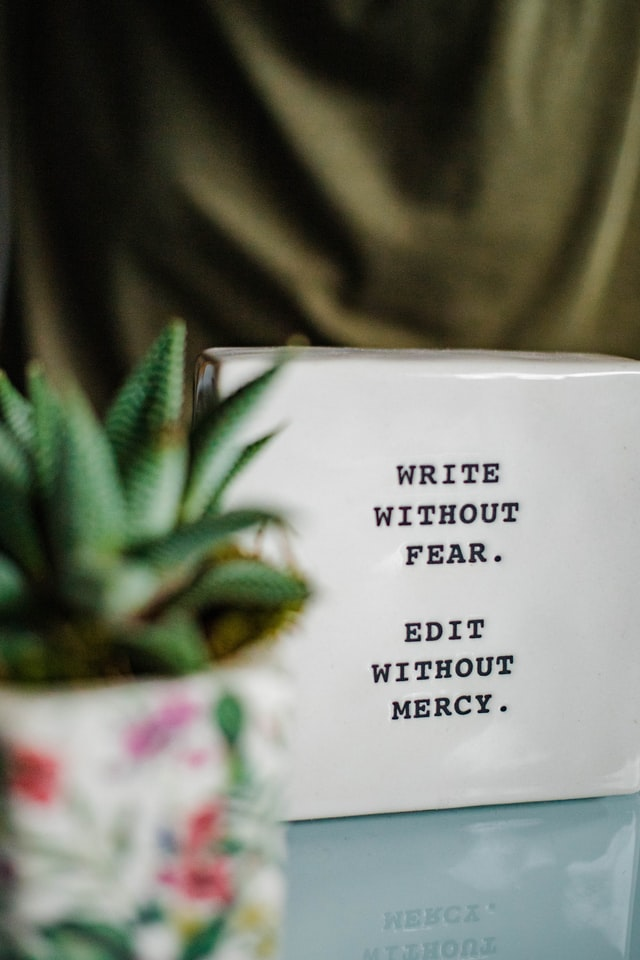
#> input picture code_9/writing.jpg, 640 x 960 px
$ python morphological_operation.py
#> lines starting #> are read from the running program, lines starting #| are printed output that depends on the picture; after the words box and inside, x2 and y2 are one past the last pixel; in counts of white or black regions, pixels touching at a corner belong together
import matplotlib.pyplot as plt
import numpy as np
import cv2 as cv

def main():
    img_path = "./writing.jpg"
    print(img_path)

    img_rgb = plt.imread(img_path)
#> img_rgb is the input picture: shape (960, 640, 3); mean R, G, B 115, 118.1, 106.1
    print(img_rgb.shape)
#| (960, 640, 3)

    img_gray = cv.cvtColor(img_rgb, cv.COLOR_RGB2GRAY)
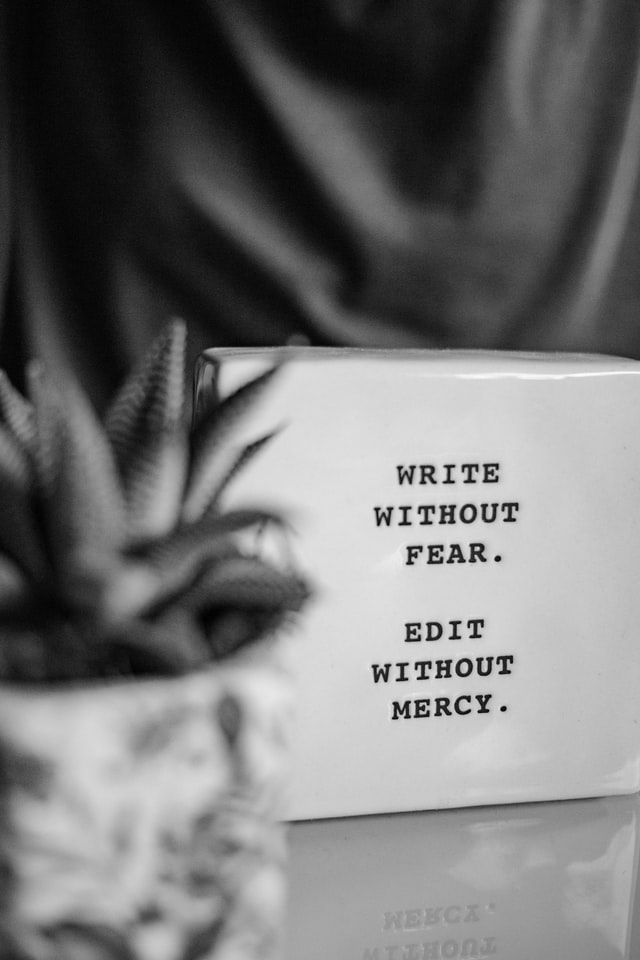
#> img_gray: shape (960, 640); min 0, max 253, mean 115.8
    print(img_gray.shape)
#| (960, 640)

    img_binary = cv.threshold(img_gray, 127, 255, cv.THRESH_BINARY)[1]
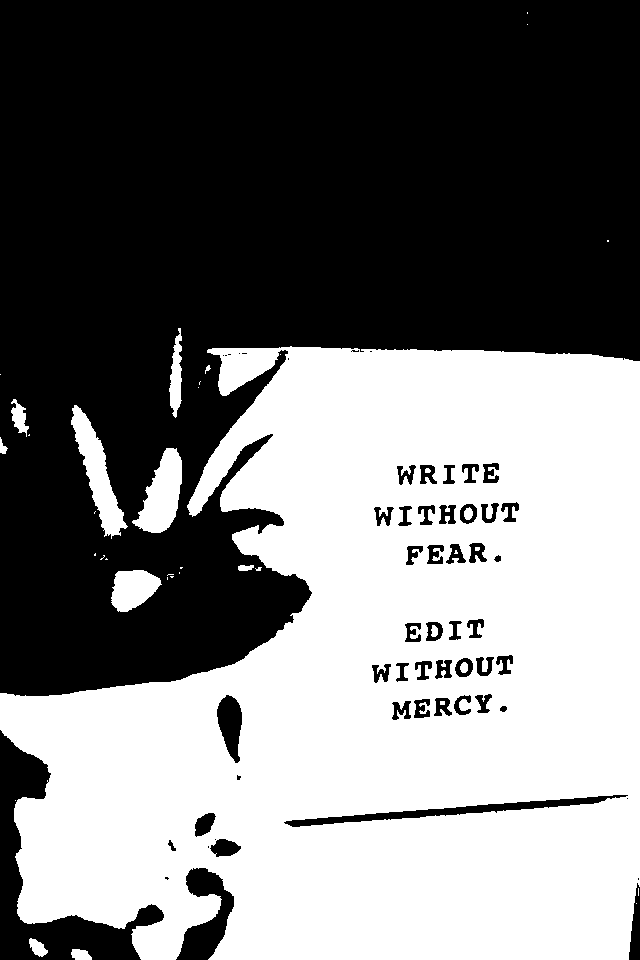
#> img_binary: shape (960, 640); 47.4% white; 39 white regions (23 under 20 px), largest, box (x1, y1, x2, y2) and area: (0, 346, 640, 960) 282947, (71, 405, 128, 539) 2649, (132, 448, 182, 533) 2415
    print(img_binary)
#> (printed output is left out)

    kernel1 = np.ones((3, 3))
    kernel2 = np.array([[1, 1, 1],[2, 2, 2], [3, 3, 3]])
    kernel3 = np.array([[3, 3, 3],[2, 2, 2], [1, 1, 1]])

    img_erosion1 = cv.erode(img_binary, kernel1, iterations=1)
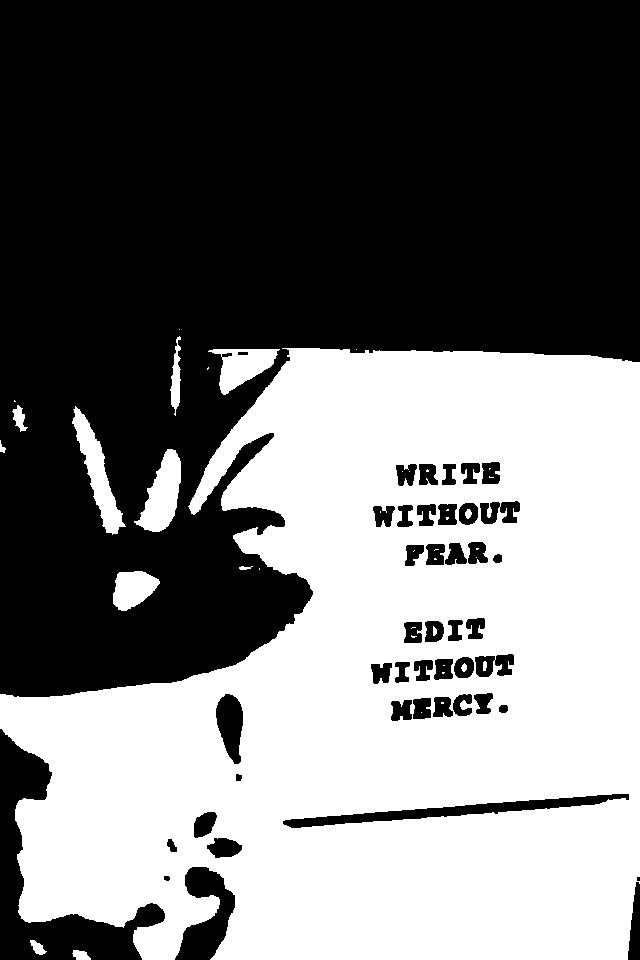
#> img_erosion1: shape (960, 640); 45.9% white; 39 white regions (24 under 20 px), largest, box (x1, y1, x2, y2) and area: (0, 348, 640, 960) 273104, (72, 406, 126, 535) 2219, (134, 449, 181, 532) 2128
    img_erosion2 = cv.erode(img_binary, kernel2, iterations=1)
    img_erosion3 = cv.erode(img_binary, kernel3, iterations=1)

    img_dilattion1 = cv.dilate(img_binary, kernel1, iterations=1)
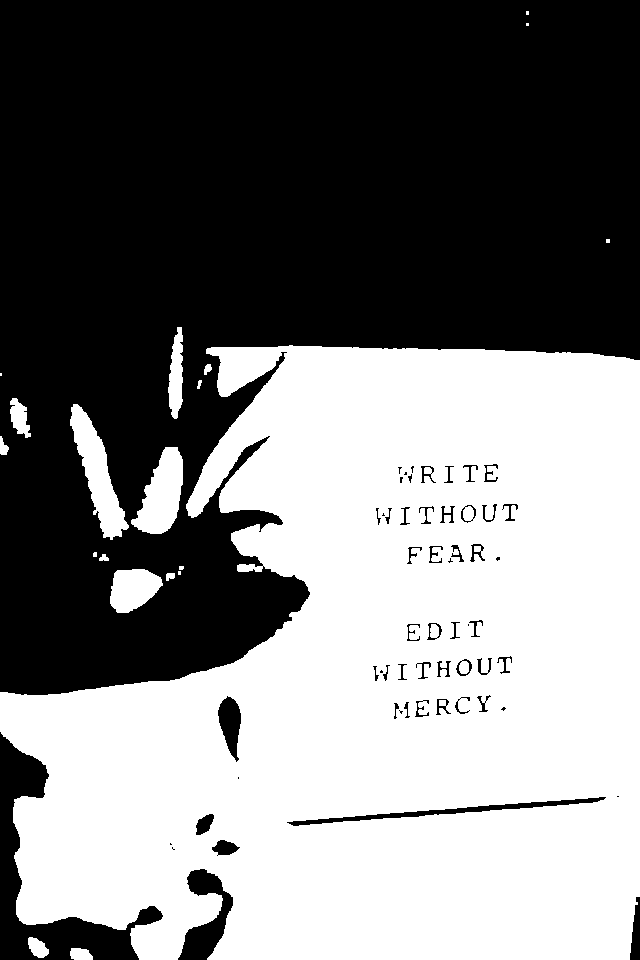
#> img_dilattion1: shape (960, 640); 49% white; 20 white regions (7 under 20 px), largest, box (x1, y1, x2, y2) and area: (0, 345, 640, 960) 291317, (70, 404, 129, 540) 3110, (131, 447, 183, 534) 2712
    img_dilattion2 = cv.dilate(img_binary, kernel2, iterations=1)
    img_dilattion3 = cv.dilate(img_binary, kernel3, iterations=1)

    img_opening1 = cv.morphologyEx(img_binary, cv.MORPH_OPEN, kernel1)
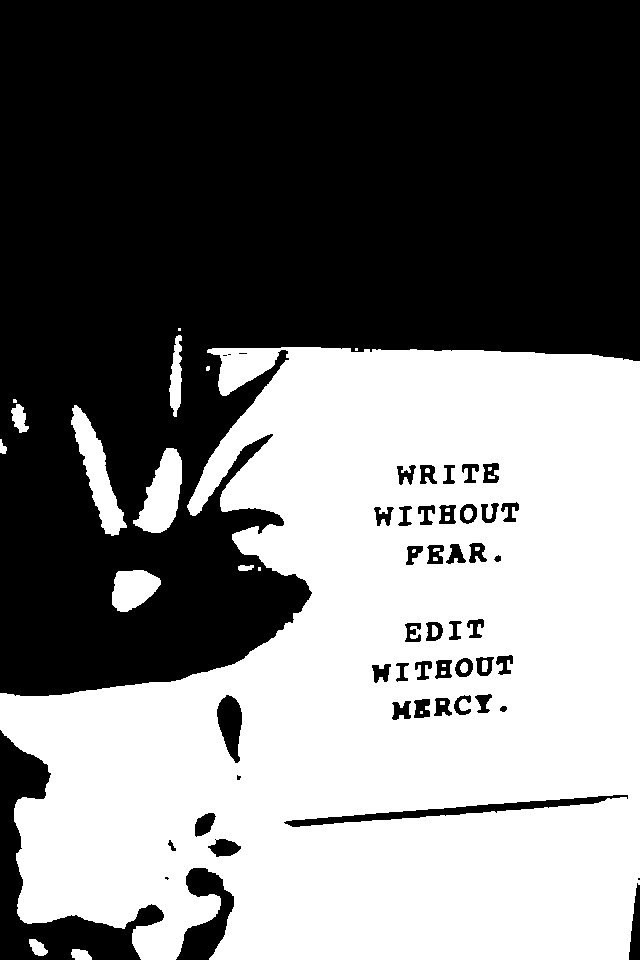
#> img_opening1: shape (960, 640); 47.4% white; 32 white regions (13 under 20 px), largest, box (x1, y1, x2, y2) and area: (0, 347, 640, 960) 282346, (71, 405, 127, 536) 2615, (133, 448, 182, 533) 2400
    img_opening2 = cv.morphologyEx(img_binary, cv.MORPH_OPEN, kernel2)
    img_opening3 = cv.morphologyEx(img_binary, cv.MORPH_OPEN, kernel3)

    img_closing1 = cv.morphologyEx(img_binary, cv.MORPH_CLOSE, kernel1)
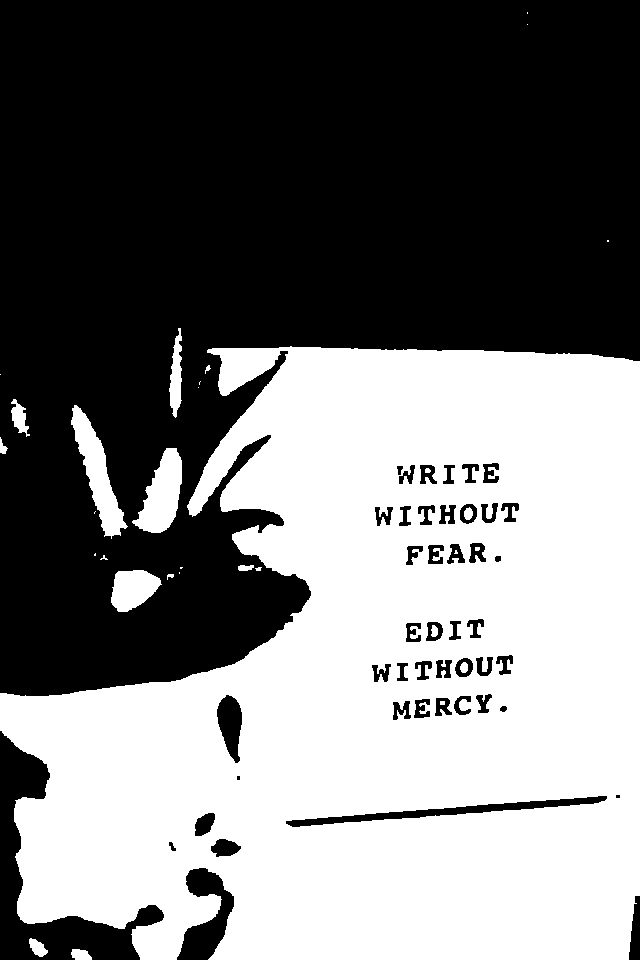
#> img_closing1: shape (960, 640); 47.5% white; 31 white regions (13 under 20 px), largest, box (x1, y1, x2, y2) and area: (0, 346, 640, 960) 283355, (71, 405, 128, 539) 2680, (132, 448, 182, 533) 2426
    img_closing2 = cv.morphologyEx(img_binary, cv.MORPH_CLOSE, kernel2)
    img_closing3 = cv.morphologyEx(img_binary, cv.MORPH_CLOSE, kernel3)

    img_set1 = [img_rgb, img_gray, img_binary, img_erosion1, img_dilattion1, img_opening1, img_closing1]
    img_set2 = [img_rgb, img_gray, img_binary, img_erosion2, img_dilattion2, img_opening2, img_closing2]
    img_set3 = [img_rgb, img_gray, img_binary, img_erosion3, img_dilattion3, img_opening3, img_opening3]
    img_all = [img_set1, img_set2, img_set3]
    img_title = ['RGB', 'Gray', 'Binary', 'Erosion', 'Dilation', 'Opening', 'Closing']

    for i in range(3):
        img_plot(img_all[i], img_title, i+1)

def img_plot(img_set, title_set, cnt):

    plt.figure(figsize=(30, 30))
    for i in range(len(img_set)):
        plt.subplot(2, 4, i+1)
        plt.title(title_set[i])
        if (i == 0):
            plt.imshow(img_set[i])
        # elif (i == 1):
        #     plt.imshow(img_set[i], cmap='gray')
        else:
            plt.imshow(img_set[i], cmap='gray')
    plt.savefig('fig' + str(cnt) + '.jpg')
    plt.show()

if __name__ == "__main__":
    main()
